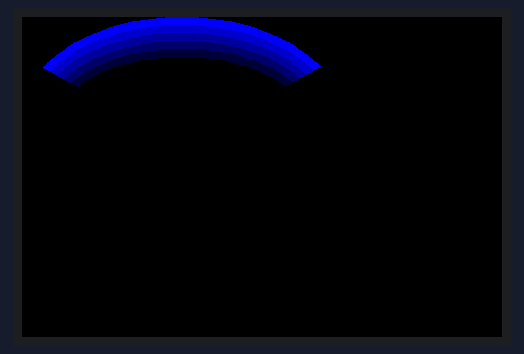
Recording of a sketch running on a simulated Arduino Uno, built with avr-gcc and run on an emulated ATmega328P. Parts: 480×320 colour display. At 1.1 s the program stops and its outputs stay as they are.

Above: at 1.1 s.

The sketch:

triangle-sketch.ino
```cpp
#include <TFT_HX8357_Due.h> // Hardware-specific library

TFT_HX8357_Due tft = TFT_HX8357_Due();       // Invoke custom library

#define DEG2RAD 0.0174532925

void setup(void) {
  tft.begin();

  tft.setRotation(1);

  tft.fillScreen(HX8357_BLACK);

}


void loop() {

  int w = 8;
  int rx = 160;
  int ry = 100;

  for (int n = 0; n < 5; n++) {
    fillArc(160, 100, 300, 40, rx-n*w, ry-n*w, w, 31-n*6);
  }

  while(1);
}

// #########################################################################
// Draw an arc with a defined thickness
// #########################################################################

// x,y == coords of centre of arc
// start_angle = 0 - 359
// seg_count = number of 3 degree segments to draw (120 => 360 degree arc)
// rx = x axis radius
// yx = y axis radius
// w  = width (thickness) of arc in pixels
// colour = 16 bit colour value
// Note if rx and ry are the same an arc of a circle is drawn

int fillArc(int x, int y, int start_angle, int seg_count, int rx, int ry, int w, unsigned int colour)
{

  byte seg = 3; // Segments are 3 degrees wide = 120 segments for 360 degrees
  byte inc = 3; // Draw segments every 3 degrees, increase to 6 for segmented ring

  // Draw colour blocks every inc degrees
  for (int i = start_angle; i < start_angle + seg * seg_count; i += inc) {
    // Calculate pair of coordinates for segment start
    float sx = cos((i - 90) * DEG2RAD);
    float sy = sin((i - 90) * DEG2RAD);
    uint16_t x0 = sx * (rx - w) + x;
    uint16_t y0 = sy * (ry - w) + y;
    uint16_t x1 = sx * rx + x;
    uint16_t y1 = sy * ry + y;

    // Calculate pair of coordinates for segment end
    float sx2 = cos((i + seg - 90) * DEG2RAD);
    float sy2 = sin((i + seg - 90) * DEG2RAD);
    int x2 = sx2 * (rx - w) + x;
    int y2 = sy2 * (ry - w) + y;
    int x3 = sx2 * rx + x;
    int y3 = sy2 * ry + y;

    tft.fillTriangle(x0, y0, x1, y1, x2, y2, colour);
    tft.fillTriangle(x1, y1, x2, y2, x3, y3, colour);
  }
}
```
